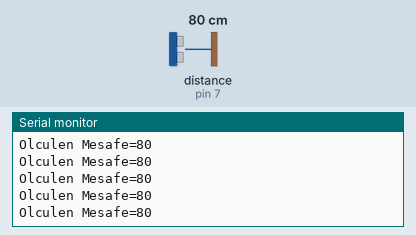
This sketch was run on a simulated Arduino Uno, built with avr-gcc and run on an emulated ATmega328P. Shown: the last lines printed to the serial monitor. Wiring (inferred from the names in the program): ultrasonic range finder: trigger pin 6; echo pin 7. Inputs (shaded band) come from the test bench; at power-on: distance to the obstacle (sensor on pin 7) 80 cm. The echo pulse lasts 58.3 µs per cm.

Above: at 1.2 s.
1.3 s: distance to the obstacle (sensor on pin 7) set to 2 cm
At 2.1 s:
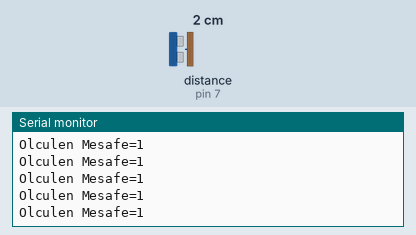
4.3 s: distance to the obstacle (sensor on pin 7) set to 18 cm
At 5.0 s:
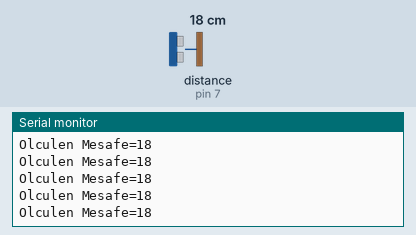
10.3 s: distance to the obstacle (sensor on pin 7) set to 4 cm
At 11.3 s:
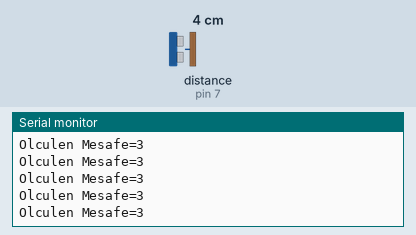
13.3 s: distance to the obstacle (sensor on pin 7) set to 120 cm
At 13.9 s:
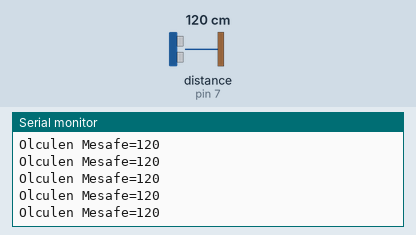
16.3 s: distance to the obstacle (sensor on pin 7) set to 35 cm
At 16.8 s:
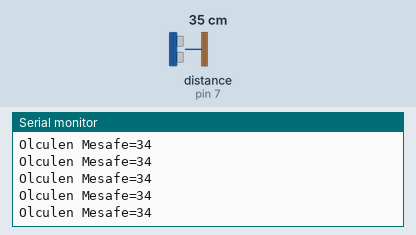
19.3 s: distance to the obstacle (sensor on pin 7) set to 9 cm
At 20.2 s:
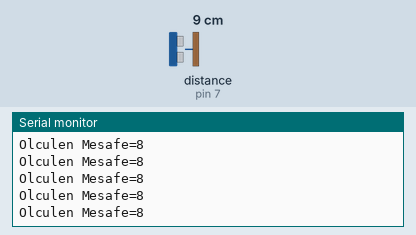
Timing chart, 0 to 22.3 s (numbered marks = the images above; inputs shaded):
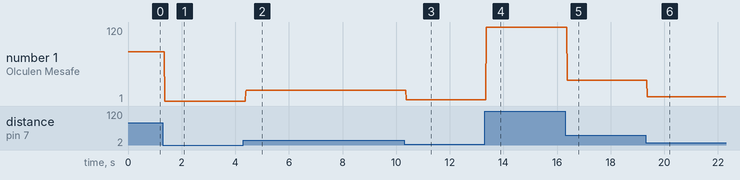

Measured:
- after the input at 1.3 s, the serial monitor: prints a new line after 0.07 s (image 1)
- after the input at 4.3 s, the serial monitor: prints a new line after 0.08 s (image 2)
- after the input at 10.3 s, the serial monitor: prints a new line after 0.07 s (image 3)
- after the input at 13.3 s, the serial monitor: prints a new line after 0.07 s (image 4)
- after the input at 16.3 s, the serial monitor: prints a new line after 0.08 s (image 5)
- after the input at 19.3 s, the serial monitor: prints a new line after 0.07 s (image 6)
- plotted number 1: 80 → 1 after the input at 1.3 s, 1 → 18 after the input at 4.3 s, 18 → 3 after the input at 10.3 s, 3 → 120 after the input at 13.3 s, 120 → 34 after the input at 16.3 s

The sketch:

sketch_dec12b.ino
```cpp
void setup() {
Serial.begin(9600);
pinMode(6,OUTPUT);//Trig
pinMode(7,INPUT); //Echo
}
void loop() {
digitalWrite(6,1); delay(1);
digitalWrite(6,0);
int sure=pulseIn(7,1);
int mesafe=(sure/2)/28.97;
Serial.print("Olculen Mesafe=");
Serial.println(mesafe);
delay(1);
}
```
